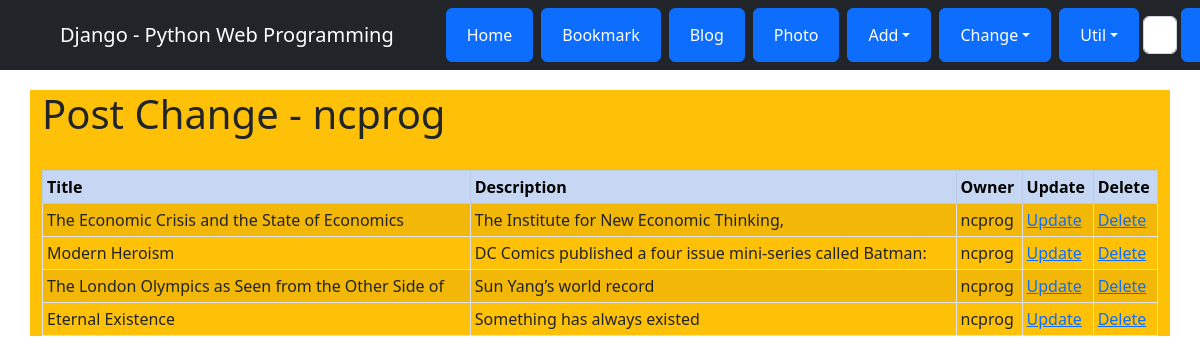
Page /blog/change/ (signed in) on the committed database.
### blog/models.py (models this page shows, shortened)
class Post(models.Model):
    title = models.CharField(verbose_name='TITLE',max_length=50)
    slug = models.SlugField('SLUG', unique=True, allow_unicode=True, help_text='one word for title alia.')
    description = models.CharField('DESCRIPTION', max_length=100, blank=True, help_text='simple description text.')
    content = models.TextField('CONTENT')
    create_dt = models.DateTimeField('CREATE DATE', auto_now_add=True)
    modify_dt = models.DateTimeField('MODIFY DATE', auto_now=True)
    tags = TaggableManager(blank=True)
    owner = models.ForeignKey(User, on_delete=models.CASCADE, verbose_name='OWNER', blank =True, null=True)
    class Meta:
        verbose_name = 'post'
        verbose_name_plural = 'posts'
        db_table = 'blog_posts'
        ordering = ('-modify_dt',)

### blog/views.py (the view)
# urls.py: path('change/', views.PostChangeLV.as_view(), name='change'),
class PostChangeLV(LoginRequiredMixin, ListView):
    template_name = 'blog/post_change_list.html'
    def get_queryset(self):
        return Post.objects.filter(owner=self.request.user)

### blog/templates/blog/post_change_list.html (shortened to what this page needs)
{% extends "base.html" %}
{% block content %}
    <h1>Post Change - {{ user }}</h1>
    <br>
    <table class="table table-bordered table-sm table-striped">
        <thread>
            <tr class="table-primary">
                <th>Title</th>
                <th>Description</th>
                <th>Owner</th>
                <th>Update</th>
                <th>Delete</th>
            </tr>
        </thread>
        <tbody>
            {% for item in object_list %}
            <tr>
                <td>{{ item.title }}</td>
                <td>{{ item.description }}</td>
                <td>{{ item.owner }}</td>
                <td><a href="{% url 'blog:update' item.id %}">Update</a></td>
                <td><a href="{% url 'blog:delete' item.id %}">Delete</a></td>
            </tr>
            {% endfor %}
        </tbody>
    </table>
{% endblock %}

### templates/base.html (style rules this page uses)
body { padding-top: 90px; }

### rows in the picture
Post: title "The Economic Crisis and the State of Economics", description "The Institute for New Economic Thinking,", owner "ncprog"
Post: title "Modern Heroism", description "DC Comics published a four issue mini-series called Batman:", owner "ncprog"
Post: title "The London Olympics as Seen from the Other Side of", description "Sun Yang’s world record", owner "ncprog"
Post: title "Eternal Existence", description "Something has always existed", owner "ncprog"

### other values in the picture
{{ user }} "ncprog"
